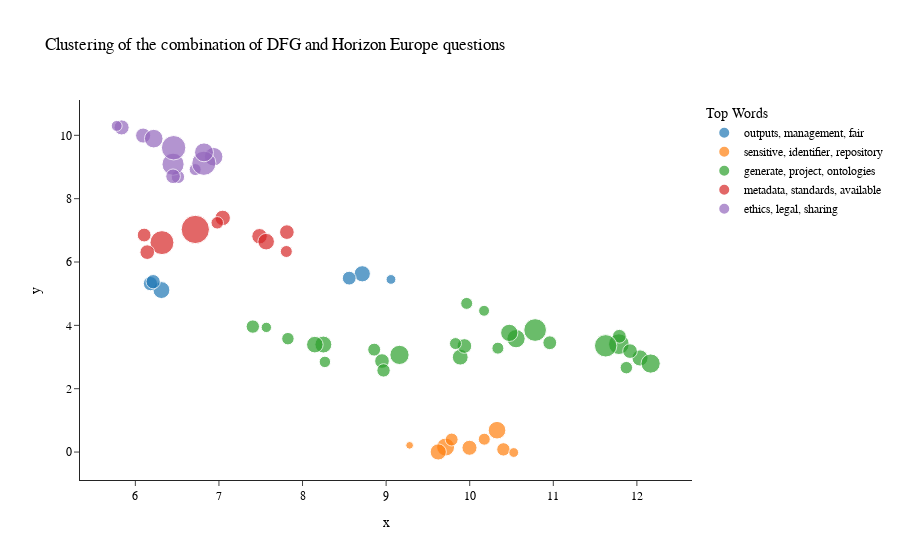

The notebook cell saved with this chart:
### Code cell
fig = px.scatter(clustered2 , x="x", y="y", color='Top Words' , size="Word Count",
template="simple_white",  title="Clustering of the combination of DFG and Horizon Europe questions" )
fig.update_layout(
    
    font=dict(
        family="helvetica",
        size=12,
        color="black"
    )
)
j=0
# for i,y in enumerate(clustered1["y"]):
# # j= j+1 if  clustered1["labels"][i] 
#     fig.add_annotation(x=clustered1["x"][i], y=y+i,
#                 text=dfg_q[i],
#                 showarrow=True,
#                 arrowhead=1)

fig.show()

### Figure 1 — Plotly figure (JSON) as saved in the notebook; plotly's stock layout.template omitted (floating-point values rounded to 4 significant figures)
{"data": [{"hovertemplate": "Top Words=outputs, management, fair<br>x=%{x}<br>y=%{y}<br>Word Count=%{marker.size}<extra></extra>", "legendgroup": "outputs, management, fair", "marker": {"color": "#1F77B4", "size": [22, 24, 17, 16, 8, 17], "sizemode": "area", "sizeref": 0.1675, "symbol": "circle"}, "mode": "markers", "name": "outputs, management, fair", "orientation": "v", "showlegend": true, "type": "scatter", "x": [8.715, 6.312, 6.181, 8.559, 9.058, 6.213], "xaxis": "x", "y": [5.628, 5.114, 5.318, 5.49, 5.45, 5.379], "yaxis": "y"}, {"hovertemplate": "Top Words=sensitive, identifier, repository<br>x=%{x}<br>y=%{y}<br>Word Count=%{marker.size}<extra></extra>", "legendgroup": "sensitive, identifier, repository", "marker": {"color": "#FF7F0E", "size": [26, 15, 19, 12, 27, 22, 8, 14, 5], "sizemode": "area", "sizeref": 0.1675, "symbol": "circle"}, "mode": "markers", "name": "sensitive, identifier, repository", "orientation": "v", "showlegend": true, "type": "scatter", "x": [10.33, 10.4, 9.997, 10.17, 9.712, 9.624, 10.53, 9.784, 9.281], "xaxis": "x", "y": [0.6898, 0.08379, 0.1348, 0.4057, 0.1579, 0.003335, -0.01528, 0.3948, 0.2117], "yaxis": "y"}, {"hovertemplate": "Top Words=generate, project, ontologies<br>x=%{x}<br>y=%{y}<br>Word Count=%{marker.size}<extra></extra>", "legendgroup": "generate, project, ontologies", "marker": {"color": "#2CA02C", "size": [12, 22, 18, 14, 28, 10, 43, 36, 16, 21, 31, 18, 13, 31, 15, 25, 12, 24, 11, 23, 9, 16, 18, 42, 15, 12, 13], "sizemode": "area", "sizeref": 0.1675, "symbol": "circle"}, "mode": "markers", "name": "generate, project, ontologies", "orientation": "v", "showlegend": true, "type": "scatter", "x": [10.34, 12.04, 8.951, 8.857, 10.55, 10.17, 10.78, 11.78, 10.96, 9.887, 9.16, 9.936, 7.825, 12.16, 7.405, 10.47, 9.964, 8.249, 8.267, 8.147, 7.567, 11.79, 11.92, 11.63, 8.969, 9.83, 11.87], "xaxis": "x", "y": [3.28, 2.97, 2.873, 3.233, 3.58, 4.46, 3.852, 3.406, 3.451, 2.996, 3.067, 3.348, 3.579, 2.794, 3.962, 3.763, 4.693, 3.394, 2.846, 3.392, 3.936, 3.655, 3.187, 3.354, 2.578, 3.425, 2.664], "yaxis": "y"}, {"hovertemplate": "Top Words=metadata, standards, available<br>x=%{x}<br>y=%{y}<br>Word Count=%{marker.size}<extra></extra>", "legendgroup": "metadata, standards, available", "marker": {"color": "#D62728", "size": [48, 20, 20, 67, 18, 13, 12, 23, 18, 16], "sizemode": "area", "sizeref": 0.1675, "symbol": "circle"}, "mode": "markers", "name": "metadata, standards, available", "orientation": "v", "showlegend": true, "type": "scatter", "x": [6.318, 7.045, 7.485, 6.717, 7.813, 6.98, 7.806, 7.565, 6.142, 6.105], "xaxis": "x", "y": [6.612, 7.392, 6.813, 7.028, 6.944, 7.237, 6.332, 6.643, 6.311, 6.851], "yaxis": "y"}, {"hovertemplate": "Top Words=ethics, legal, sharing<br>x=%{x}<br>y=%{y}<br>Word Count=%{marker.size}<extra></extra>", "legendgroup": "ethics, legal, sharing", "marker": {"color": "#9467BD", "size": [19, 15, 12, 10, 41, 29, 49, 50, 30, 19, 29, 18], "sizemode": "area", "sizeref": 0.1675, "symbol": "circle"}, "mode": "markers", "name": "ethics, legal, sharing", "orientation": "v", "showlegend": true, "type": "scatter", "x": [5.836, 6.509, 6.716, 5.777, 6.451, 6.936, 6.82, 6.458, 6.821, 6.093, 6.22, 6.451], "xaxis": "x", "y": [10.25, 8.687, 8.919, 10.3, 9.088, 9.324, 9.118, 9.608, 9.463, 9.993, 9.895, 8.707], "yaxis": "y"}], "layout": {"font": {"color": "black", "family": "helvetica", "size": 12}, "legend": {"itemsizing": "constant", "title": {"text": "Top Words"}, "tracegroupgap": 0}, "title": {"text": "Clustering of the combination of DFG and Horizon Europe questions"}, "xaxis": {"anchor": "y", "domain": [0, 1], "title": {"text": "x"}}, "yaxis": {"anchor": "x", "domain": [0, 1], "title": {"text": "y"}}}}
